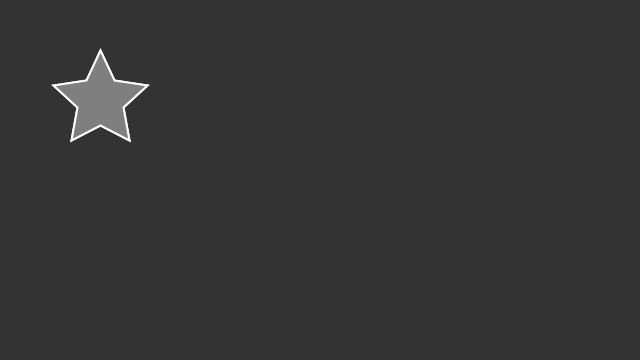
Frame 1 (no input)
Frame 60 (the mouse pressed at the canvas centre just before this capture): identical to frame 1, image omitted
Frame 120 (the mouse held since frame 60 and released just before this capture): identical to frame 1, image omitted

The Processing sketch that drew this single still picture (run headless with seeded random() and noise(); from frame 60 on, the mouse is pressed at the canvas centre):

// Processing sketch: StarNoFunction
// ── StarNoFunction.pde
void setup(){
  size(640, 360);
}

void draw(){
  background(51);
  star();
  star();
}

void star(){
  fill(127);
  stroke(255);
  strokeWeight(2);
  
  beginShape();
  vertex(100, 50);
  vertex(114, 80);
  vertex(147, 85);
  vertex(123, 107);
  vertex(129, 140);
  vertex(100, 125);
  vertex(71, 140);
  vertex(77, 107);
  vertex(53, 85);
  vertex(86, 80);
  endShape(CLOSE);
}
